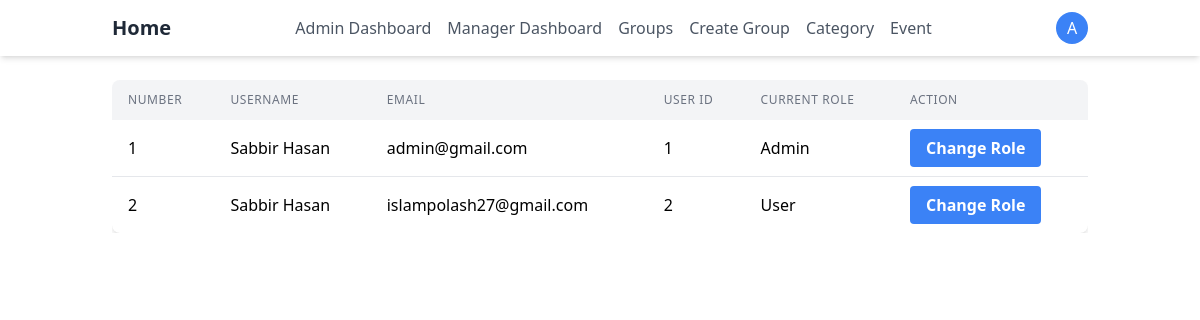
The page /users/admin/dashboard/ (signed in) on the database its author committed.
### users/models.py (models this page shows, shortened)
class CustomUser(AbstractUser):
    bio = models.TextField(blank=True)
    location = models.CharField(max_length=200, blank=True, null=True)
    profession = models.CharField(max_length=200, blank=True, null=True)
    profile_image = models.ImageField(
        upload_to="profile_images",
        default="default.png",
        blank=True
    )
    phone_number = models.CharField(
        max_length=11,
        validators=[
            RegexValidator(
                regex=r'^\+?1?\d{9,15}$',
                message="Phone number must be entered in the format: '+88'. Up to 11 digits allowed."
            )
        ]
    )

### users/views.py (the view)
# urls.py: path('admin/dashboard/', AdminDashbaord.as_view(), name='admin-dashboard'),
@method_decorator(user_passes_test(is_manager_or_admin, login_url="no_permission"), name="dispatch")
class AdminDashbaord(View):
    def get(self, request, *args, **kwargs):
        users = User.objects.prefetch_related(
        Prefetch('groups',  queryset=Group.objects.all(), to_attr='all_groups')
        ).all()
        for user in users:
            if user.all_groups:
                user.group_name = user.all_groups[0].name
            else:
                user.group_name = "No Group"
        return render(request, "admin/dashboard.html", {'users': users})

### users/views.py (called while the page is built)
def is_manager(user):
    return "Manager" in [group.name for group in user.groups.all()]

def is_admin(user):
    return "Admin" in [group.name for group in user.groups.all()]

def is_manager_or_admin(user):
    return user.is_authenticated and (is_manager(user) or is_admin(user))

### users/templates/admin/dashboard.html (shortened to what this page needs)
{% load static %}
<!DOCTYPE html>
<html lang="en">
  <head>
    <link rel="stylesheet" href="{% static 'css/output.css' %}">
    <link rel="stylesheet" href="{% static "css/style.css" %}">
  </head>
  <body>
    <header class="bg-white shadow-md">
      <nav class="container mx-auto px-6 py-3">
        <div class="flex justify-between items-center">
          <a href="{% url "home" %}" class="text-xl font-bold text-gray-800"
            >Home</a
          >
          <div class="hidden md:flex space-x-4">
            {% if user.is_authenticated and user.is_staff %}
            <a
              href="{% url "dashboard" %}"
              class="text-gray-600 hover:text-gray-800"
              >Admin Dashboard</a
            >
            {% endif %}
            <a
              href="{% url "admin_event" %}"
              class="text-gray-600 hover:text-gray-800"
              >Manager Dashboard</a
            >
            {% if user.is_authenticated and user.is_staff %}
            <a href="{% url 'group_list' %}" class="text-gray-600 hover:text-gray-800"
              >Groups</a
            >
            {% endif %}
            {% if user.is_authenticated and user.is_staff %}
            <a
              href="{% url 'create_group' %}"
              class="text-gray-600 hover:text-gray-800"
              >Create Group</a
            >
            {% endif %}
              <div class="relative drpdwn">
                <button id="category-text" class="text-gray-600 hover:text-gray-800">Category</button>
              </div>
              <a href="{% url "admin_event" %}" class="relative">
                <button class="text-gray-600 rounded-full hover:text-gray-800">Event</button>
              </a>
          </div>
          <div class="flex items-center">
            <div class="relative">
              <button id="user-menu-button" class="rounded-full p-2 bg-blue-500 text-white w-8 h-8
                flex items-center justify-center hover:bg-gray-700">
                    {% if user.groups.all.0.name == "Admin" %}
                        A
                    {% elif user.groups.all.0.name == "Manager" %}
                        M
                    {% else %}
                        U
                    {% endif %}
                </button>
            </div>
          </div>
        </div>
      </nav>
    </header>
    <main>
      {% if user.is_authenticated and user.is_staff %}
      {% include "admin/user_list.html" %}
      {% endif %}
    </main>
  </body>
  </html>

### users/templates/admin/user_list.html
<div class="container mx-auto p-6">
    <div class="overflow-x-auto">
      <table class="min-w-full bg-white shadow-md rounded-lg overflow-hidden">
        <thead class="bg-gray-100">
          <tr>
            <th
              class="px-4 py-3 text-left text-xs font-medium text-gray-500 uppercase tracking-wider"
            >
              Number
            </th>
            <th
              class="px-4 py-3 text-left text-xs font-medium text-gray-500 uppercase tracking-wider"
            >
              Username
            </th>
            <th
              class="px-4 py-3 text-left text-xs font-medium text-gray-500 uppercase tracking-wider"
            >
              Email
            </th>
            <th
              class="px-4 py-3 text-left text-xs font-medium text-gray-500 uppercase tracking-wider"
            >
              User ID
            </th>
            <th
              class="px-4 py-3 text-left text-xs font-medium text-gray-500 uppercase tracking-wider"
            >
              Current Role
            </th>
            <th
              class="px-4 py-3 text-left text-xs font-medium text-gray-500 uppercase tracking-wider"
            >
              Action
            </th>
          </tr>
        </thead>
        <tbody class="divide-y divide-gray-200">
            {% for user in users %}
            <tr class="hover:bg-gray-50">
                <td class="px-4 py-4 whitespace-nowrap"> {{forloop.counter}} </td>
                <td class="px-4 py-4 whitespace-nowrap"> {{user.first_name}} {{user.last_name}} </td>
                <td class="px-4 py-4 whitespace-nowrap">{{user.email}}</td>
                <td class="px-4 py-4 whitespace-nowrap"> {{user.id}} </td>
                <td class="px-4 py-4 whitespace-nowrap"> {{user.group_name}} </td>
                <td class="px-4 py-4 whitespace-nowrap">
                  <a
                    href="{% url 'assign_role' user.id %}"
                    class="bg-blue-500 hover:bg-blue-600 text-white font-bold py-2 px-4 rounded"
                  >
                    Change Role
                  </a>
                </td>
              </tr>
            {% endfor %}
        </tbody>
      </table>
    </div>
  </div>

### rows shown on the page
CustomUser: first_name "Sabbir", last_name "Hasan", email "admin@gmail.com", id "1", group_name "Admin"
CustomUser: first_name "Sabbir", last_name "Hasan", email "islampolash27@gmail.com", id "2", group_name "User"
